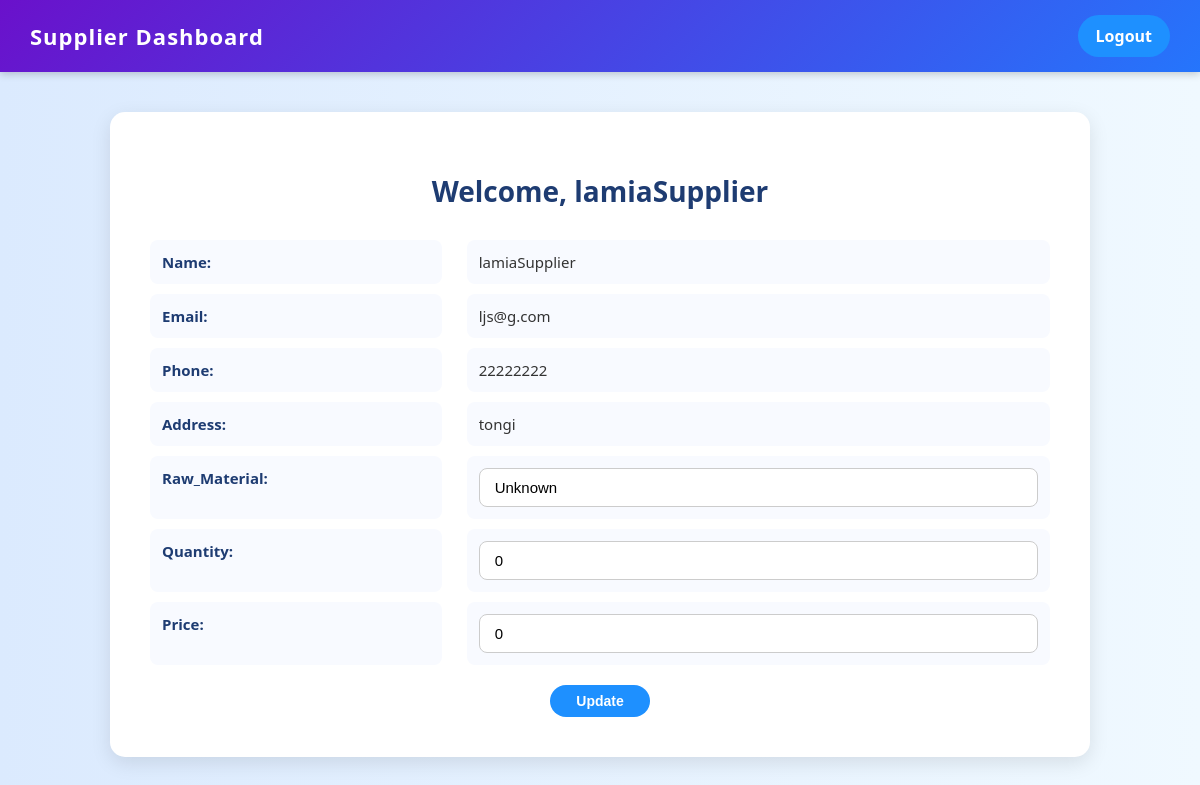
/supplier/dashboard/ (signed in), run on the app's committed database.
### fms/models.py (models this page shows)
class Supplier(models.Model):
    sl = models.AutoField(primary_key=True)
    name = models.CharField(max_length=50)
    email = models.EmailField(unique=True)
    password = models.CharField(max_length=128, default="changeme123")
    phone = models.CharField(max_length=15)
    address = models.CharField(max_length=255, default="Unknown")
    Raw_Material = models.CharField(default="Unknown", max_length=50)
    Quantity = models.IntegerField(null=True, blank=True, default=0)
    Price = models.IntegerField(default=0)

### fms/views.py (the view, shortened to what this page needs)
# urls.py: path('supplier/dashboard/', views.supplier_dashboard, name='supplier_dashboard'),
def supplier_dashboard(request):
    sup_id = request.session.get('supplier_id')
    if not sup_id:
        return redirect('supplier_login')
    supplier = get_object_or_404(Supplier, sl=sup_id)
    context = {
        'supplier': supplier,
    }
    return render(request, 'supplier_dashboard.html', context)

### fms/templates/supplier_dashboard.html (shortened to what this page needs)
<!DOCTYPE html>
<html lang="en">
<head>
</head>
<body>
    <div class="navbar">
        <h2>Supplier Dashboard</h2>
        <a href="{% url 'supplier_logout' %}" class="logout-btn">Logout</a>
    </div>
    <div class="container">
        <h1>Welcome, {{ supplier.name }}</h1>
        <form method="POST">
            <div class="info-card">
                <p class="info-label">Name:</p> <p>{{ supplier.name }}</p>
                <p class="info-label">Email:</p> <p>{{ supplier.email }}</p>
                <p class="info-label">Phone:</p> <p>{{ supplier.phone }}</p>
                <p class="info-label">Address:</p> <p>{{ supplier.address }}</p>
                <p class="info-label"><label for="Raw_Material">Raw_Material:</label></p>
                <p><input type="text" id="Raw_Material" name="Raw_Material" value="{{ supplier.Raw_Material|default_if_none:'' }}" placeholder="Enter Raw Material" /></p>
                <p class="info-label"><label for="Quantity">Quantity:</label></p>
                <p><input type="number" id="Quantity" name="Quantity" value="{{ supplier.Quantity|default_if_none:'' }}" placeholder="Enter quantity" /></p>
                <p class="info-label"><label for="Price">Price:</label></p>
                <p><input type="text" id="Price" name="Price" value="{{ supplier.Price|default_if_none:'' }}" placeholder="Enter price" /></p>
            </div>
            <div class="update-btn-container">
                <button type="submit" class="update-btn">Update</button>
            </div>
        </form>
    </div>
</body>
</html>

### fms/templates/supplier_dashboard.html (style rules this page uses)
body { font-family: 'Segoe UI'; background: linear-gradient(to right, #dbeafe, #f0f9ff); margin: 0; padding: 0; color: #333; }
.navbar { background: linear-gradient(135deg, #6a11cb 0%, #2575fc 100%); padding: 15px 30px; color: #fff; display: flex; justify-content: space-between; align-items: center; box-shadow: 0 2px 8px rgba(0,0,0,0.2); }
.navbar h2 { margin: 0; font-size: 22px; letter-spacing: 1px; }
.logout-btn { padding: 10px 18px; background: #1e90ff; color: #fff; text-decoration: none; border-radius: 30px; font-weight: bold; transition: 0.3s; }
.container { max-width: 900px; margin: 40px auto; background-color: #fff; padding: 40px; border-radius: 15px; box-shadow: 0 6px 20px rgba(0,0,0,0.1); animation: fadeIn 1s ease-in-out; position: relative; }
h1 { text-align: center; color: #1e3c72; margin-bottom: 30px; font-size: 28px; }
.info-card { display: grid; grid-template-columns: 1fr 2fr; gap: 10px 25px; font-size: 15px; }
.info-card p { margin: 0; padding: 12px; border-radius: 8px; background: #f8faff; transition: background 0.3s; }
.info-label { font-weight: bold; color: #1e3c72; }
.update-btn { padding: 8px 20px; width: 100px; font-size: 14px; border-radius: 20px; background: #1e90ff; color: white; font-weight: bold; border: none; cursor: pointer; transition: 0.3s; }
.update-btn-container { text-align: center; margin-top: 20px; }
input, button { padding: 10px 15px; border-radius: 8px; border: 1px solid #ccc; font-size: 15px; width: 100%; box-sizing: border-box; }
button { background: #1e90ff; color: white; font-size: 16px; font-weight: bold; cursor: pointer; transition: 0.3s; border: none; }

### data on the page
Supplier: name "lamiaSupplier", email "ljs@g.com", phone "22222222", address "tongi", Raw_Material "Unknown", Quantity "0", Price "0"
